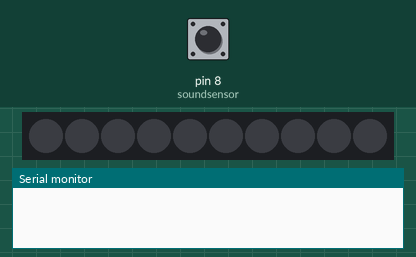
Recording of a sketch running on a simulated Arduino Uno, built with avr-gcc and run on an emulated ATmega328P. On the bench: 10 RGB LEDs in strip order, left to right, the last lines printed to the serial monitor. The inputs (shaded band) are chosen by the test bench; at power-on: pin 8 (soundsensor) LOW. Dim RGB values are drawn brighter than linear.

Above: at 4.2 s.
4.3 s: pin 8 (soundsensor) driven HIGH
At 4.45 s:
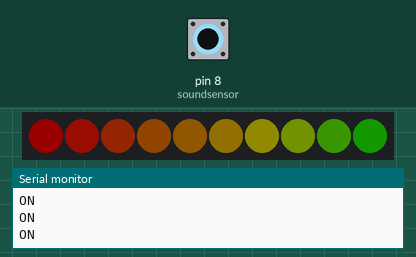
6.7 s: pin 8 (soundsensor) driven LOW
At 7.9 s:
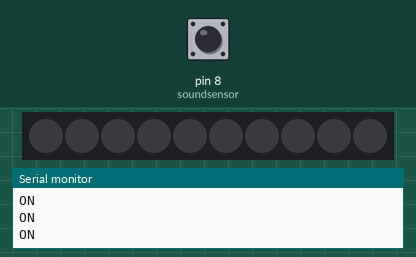
8.2 s: pin 8 (soundsensor) driven HIGH
At 8.35 s:
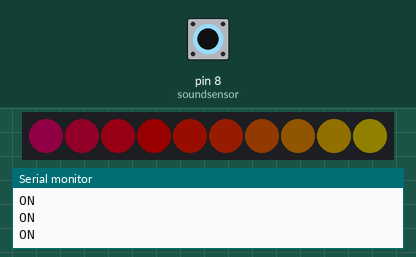
11.2 s: pin 8 (soundsensor) pulsed LOW 2 times (0.12 s each, 0.3 s apart)
At 12.08 s:
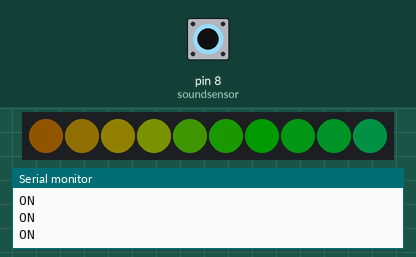
14.8 s: pin 8 (soundsensor) pulsed LOW 5 times (0.12 s each, 0.3 s apart)
At 18.35 s:
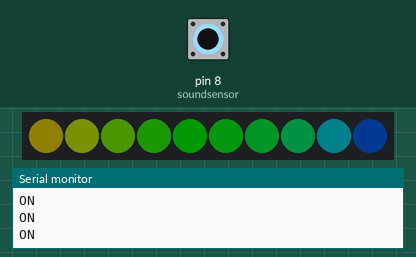

The sketch:

ver1.ino
```cpp
#include<FastLED.h>

#define LED_PIN 6
#define NUM_LEDS 10

CRGB leds[NUM_LEDS];

uint8_t hue = 0;
int soundsensor = 8;

void setup() {
  delay(3000);
  Serial.begin(9600);
  FastLED.addLeds<WS2812B, LED_PIN, GRB>(leds, NUM_LEDS);
  FastLED.setBrightness(25);
  pinMode(soundsensor, INPUT);

}

void loop() {
int sensval = digitalRead(soundsensor);

if (sensval == 1){
  Serial.println("ON");
  //leds[0] = CRGB :: Red;
  //fill_solid(leds, NUM_LEDS, CRGB :: Blue);
  rainbow_moving();
  FastLED.show();
  delay(10);
  } else {
  //leds[0] = CRGB :: Black;
  fill_solid(leds, NUM_LEDS, CRGB :: Black);
  FastLED.show();
  delay(10);
  }
}

void rainbow_moving(){
  for(int i=0; i<NUM_LEDS; i++){
    leds[i] = CHSV(hue + (i * 10), 255, 255);
    }

  EVERY_N_MILLISECONDS(10){
    hue++;
    }
}
```

Measured:
- after the input at 4.3 s, the LEDs: change at once (image 1)
- after the input at 6.7 s, the LEDs: change at once (image 2)
- after the input at 8.2 s, the LEDs: change at once (image 3)
- after the input at 11.2 s, the LEDs: first change at once (image 4 shows a later state)
- after the input at 14.8 s, the LEDs: first change at once (image 5 shows a later state)
